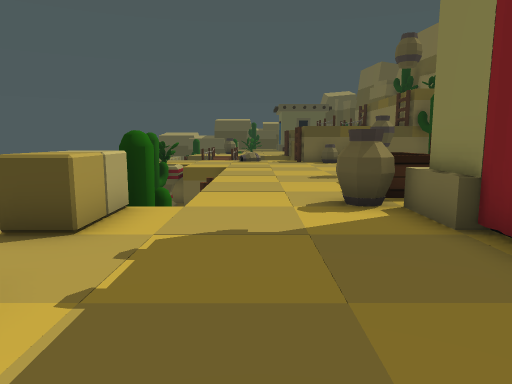
View 1 (above)

19 first-person views from a walk through a 3-D level made in the Unity game engine. The camera is 1.2 m above the floor, tilts 8° down and sees 70° across. The floor is counted in squares, 1 m on a side. Each view is taken from the middle of a square. On the plan, view 1 faces up. The plan holds only what a view shows up to about 15 squares ahead; the rest is blank. The place goes on beyond the plan. Some animated figures are not drawn.

View 2
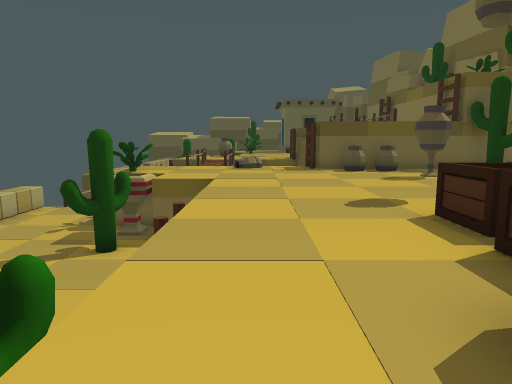

View 3
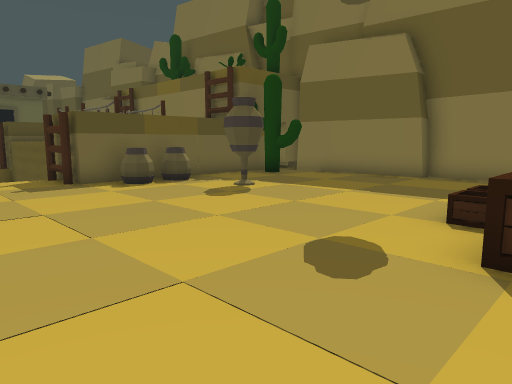

View 4
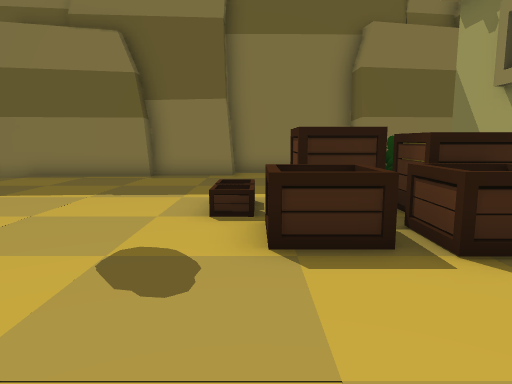

View 5
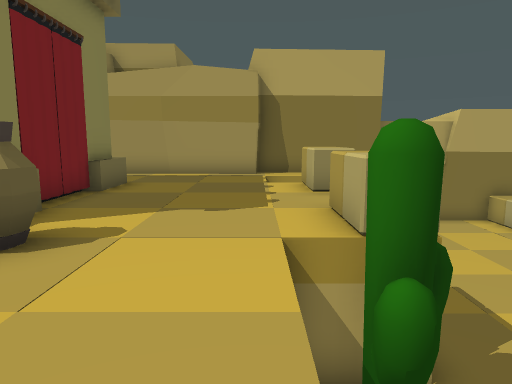

View 6
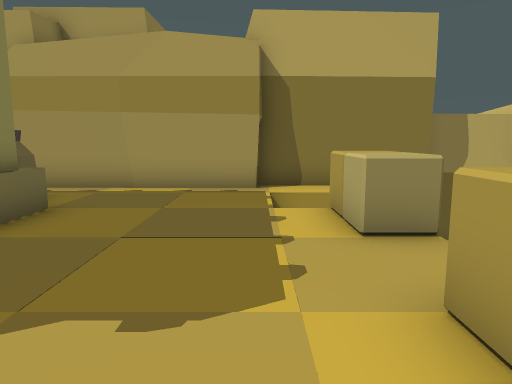

View 7
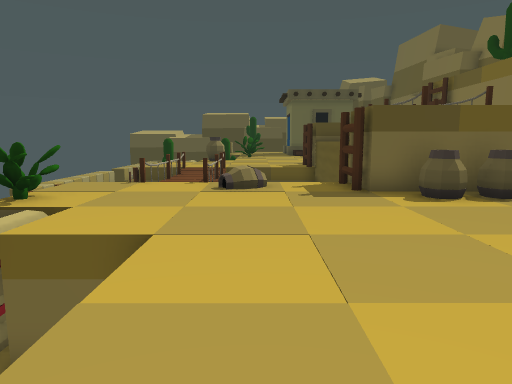

View 8
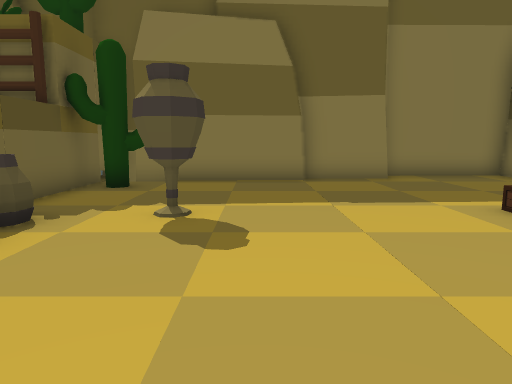

View 9
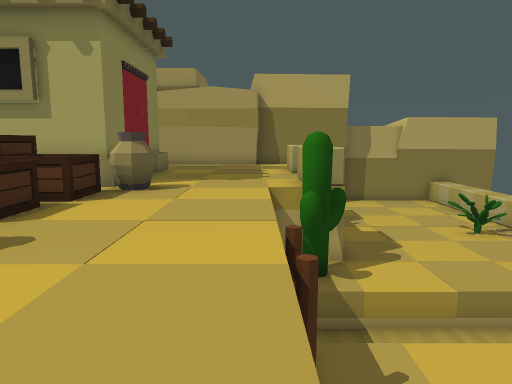

View 10
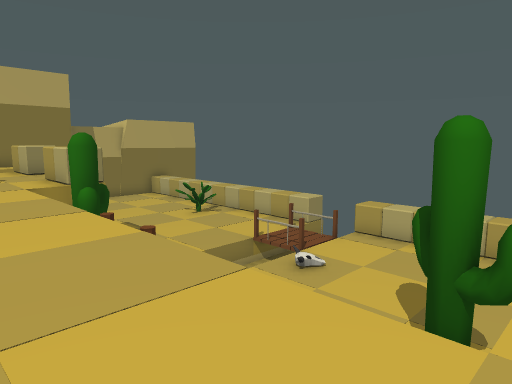

View 11
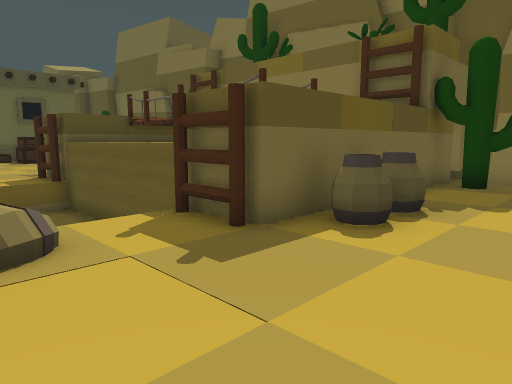

View 12
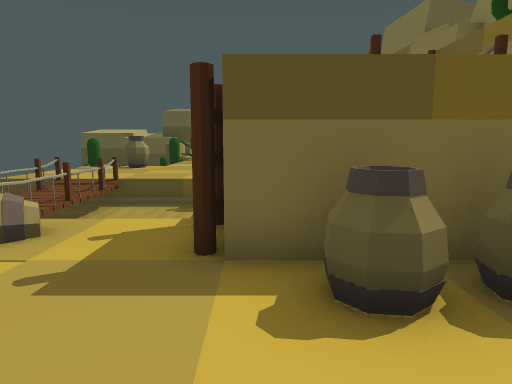

View 13
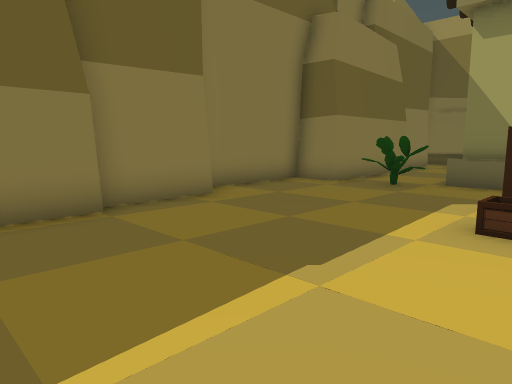

View 14
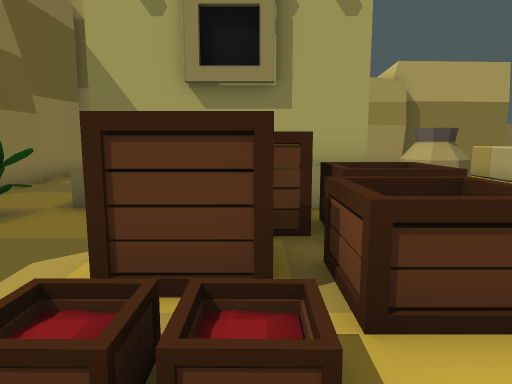

View 15
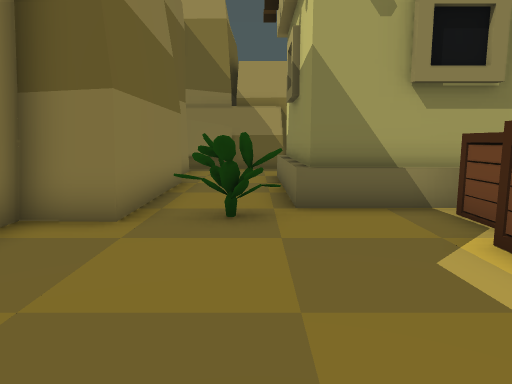

View 16
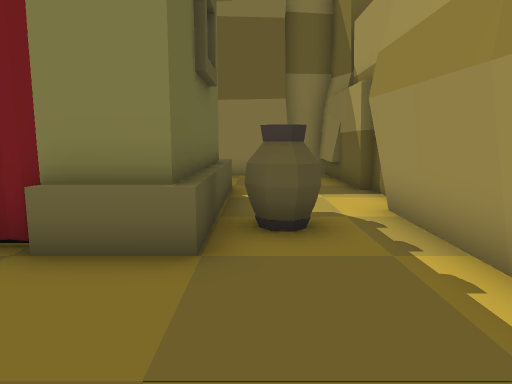

View 17
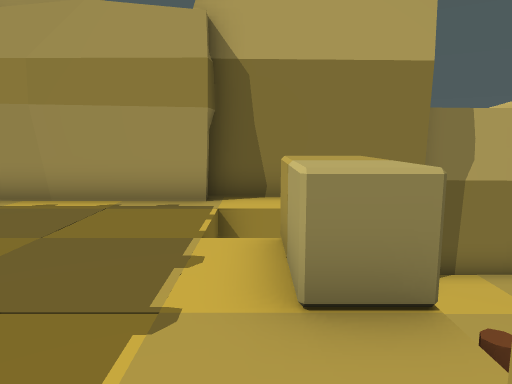

View 18
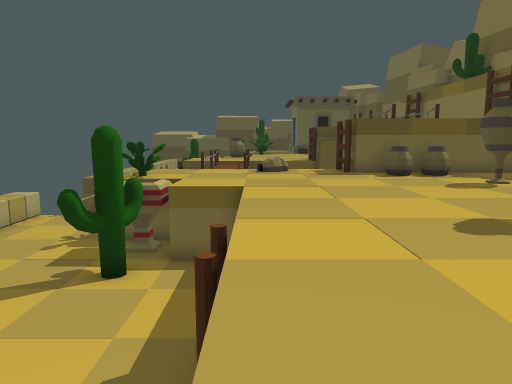

View 19
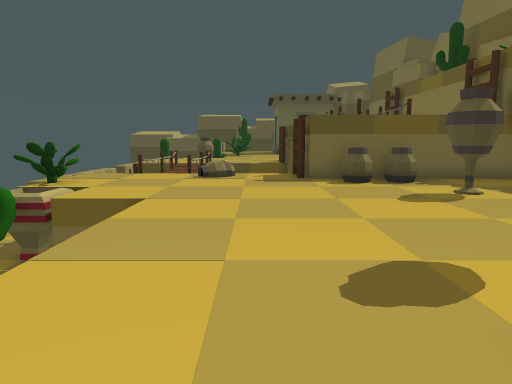

### Floor plan
Key: @ floor where view 1 was taken; # wall or solid block; . main floor; - floor 0.25 m lower than the main floor; / step, stairs or slope; = window, fence, low wall or low ledge; ^ raised ledge; v drop or lower ground; C cactus; R rock; J jar; O other object.
Columns run from 8 left of view 1 to 15 right of it. Each row starts with its distance up from view 1.
 27      =#vvvv^
 26      =-v  v^
 25      =-v   ^^
 24      =-v   ^
 23    vv=/vvvv^          RR
 22    ....=..O#
 21 vv ........##########
 20 vvvO........OO...CCRRRRR
 19 vvvO.............CCRR
 18 vvvvv.........O....RR
 17 vvvvv.........O....RR
 16 vvvCCv ............R
 15  vvCCvv............RR
 14 vvvvvvv.............R
 13 vvvvvvv.............R
 12 vvvvvvv.............RR
 11 vvvvvvv....  ........#
 10 vv     ....    ......#
  9 vvvvvvv....    ......#
  8 vvvvvCC.... OO...O...#
  7 vvvvvCC...OOOO...OORRR
  6 vvvvvO.....O#####..R
  5 vvvvvO.....##   #..R
  4 vvvvv......#    #..RR
  3 Ovvvv......#    #..R
  2 vvvv O.....#    #...
  1 vvvv O.....######...R
  0 vv     .@...JJ......R
 -1 vvv  vv.....J.......RR
 -2 vvv  ..RRRRRRRR...RRRR
 -3 ORR RRRR     RRRRRRRRR
 -4 RRR       RRRRRR

Where each view was taken, in squares from view 1:
view 1: 0 up, 0 right, facing up
view 2: 5 up, 0 right, facing up
view 3: 10 up, 1 left, facing up-right
view 4: 11 up, 1 left, facing right
view 5: 11 up, 1 left, facing down
view 6: 7 up, 1 left, facing down
view 7: 12 up, 0 right, facing up
view 8: 16 up, 0 right, facing right
view 9: 16 up, 1 left, facing down
view 10: 17 up, 1 right, facing down-left
view 11: 17 up, 1 left, facing up-right
view 12: 17 up, 3 right, facing up
view 13: 17 up, 5 right, facing down-right
view 14: 13 up, 5 right, facing down
view 15: 13 up, 9 right, facing down
view 16: 0 up, 1 left, facing right
view 17: 5 up, 2 left, facing down
view 18: 7 up, 1 left, facing up
view 19: 9 up, 1 right, facing up
